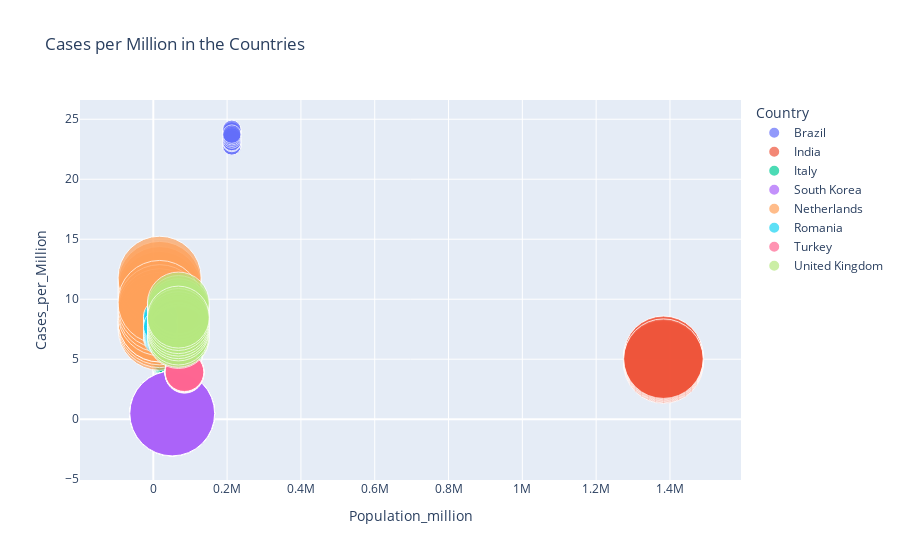

The cell this chart's notebook holds for it:
### Markdown cell above
Impact of Population per Million/Pop.Density on the number of cases

### Code cell
fig = px.scatter(
    data_frame=covid_countries_dapt, 
    x="Population_million", 
    y="Cases_per_Million", 
    size="Density(P/Km²)", 
    color="Country",
    hover_name="Country",
    size_max=60,
    title = "Cases per Million in the Countries"    
)
fig.show()
plt.savefig('Density Vs Cases')

### Figure 1 — Plotly figure (JSON) as saved in the notebook; plotly's stock layout.template omitted (floating-point values rounded to 4 significant figures)
{"data": [{"hovertemplate": "<b>%{hovertext}</b><br><br>Country=Brazil<br>Population_million=%{x}<br>Cases_per_Million=%{y}<br>Density(P/Km²)=%{marker.size}<extra></extra>", "hovertext": ["Brazil", "Brazil", "Brazil", "Brazil", "Brazil", "Brazil", "Brazil", "Brazil", "Brazil", "Brazil", "Brazil", "Brazil", "Brazil", "Brazil"], "legendgroup": "Brazil", "marker": {"color": "#636efa", "size": [25, 25, 25, 25, 25, 25, 25, 25, 25, 25, 25, 25, 25, 25], "sizemode": "area", "sizeref": 0.1464, "symbol": "circle"}, "mode": "markers", "name": "Brazil", "orientation": "v", "showlegend": true, "type": "scatter", "x": [212800.0, 212800.0, 212800.0, 212800.0, 212800.0, 212800.0, 212800.0, 212800.0, 212800.0, 212800.0, 212800.0, 212800.0, 212800.0, 212800.0], "xaxis": "x", "y": [22.78, 23.88, 23.94, 23.98, 24.03, 24.16, 22.78, 23.06, 23.1, 23.15, 23.35, 23.5, 23.63, 23.76], "yaxis": "y"}, {"hovertemplate": "<b>%{hovertext}</b><br><br>Country=India<br>Population_million=%{x}<br>Cases_per_Million=%{y}<br>Density(P/Km²)=%{marker.size}<extra></extra>", "hovertext": ["India", "India", "India", "India", "India", "India", "India", "India", "India", "India", "India", "India", "India", "India"], "legendgroup": "India", "marker": {"color": "#EF553B", "size": [464, 464, 464, 464, 464, 464, 464, 464, 464, 464, 464, 464, 464, 464], "sizemode": "area", "sizeref": 0.1464, "symbol": "circle"}, "mode": "markers", "name": "India", "orientation": "v", "showlegend": true, "type": "scatter", "x": [1382000.0, 1382000.0, 1382000.0, 1382000.0, 1382000.0, 1382000.0, 1382000.0, 1382000.0, 1382000.0, 1382000.0, 1382000.0, 1382000.0, 1382000.0, 1382000.0], "xaxis": "x", "y": [4.63, 5.1, 5.15, 5.19, 5.24, 5.29, 4.68, 4.74, 4.79, 4.84, 4.89, 4.94, 5, 5.05], "yaxis": "y"}, {"hovertemplate": "<b>%{hovertext}</b><br><br>Country=Italy<br>Population_million=%{x}<br>Cases_per_Million=%{y}<br>Density(P/Km²)=%{marker.size}<extra></extra>", "hovertext": ["Italy", "Italy", "Italy", "Italy", "Italy", "Italy", "Italy", "Italy", "Italy", "Italy", "Italy", "Italy", "Italy", "Italy"], "legendgroup": "Italy", "marker": {"color": "#00cc96", "size": [206, 206, 206, 206, 206, 206, 206, 206, 206, 206, 206, 206, 206, 206], "sizemode": "area", "sizeref": 0.1464, "symbol": "circle"}, "mode": "markers", "name": "Italy", "orientation": "v", "showlegend": true, "type": "scatter", "x": [60450.0, 60450.0, 60450.0, 60450.0, 60450.0, 60450.0, 60450.0, 60450.0, 60450.0, 60450.0, 60450.0, 60450.0, 60450.0, 60450.0], "xaxis": "x", "y": [5.25, 5.78, 5.87, 5.95, 6.05, 6.17, 5.29, 5.34, 5.38, 5.42, 5.46, 5.52, 5.6, 5.69], "yaxis": "y"}, {"hovertemplate": "<b>%{hovertext}</b><br><br>Country=South Korea<br>Population_million=%{x}<br>Cases_per_Million=%{y}<br>Density(P/Km²)=%{marker.size}<extra></extra>", "hovertext": ["South Korea", "South Korea", "South Korea", "South Korea", "South Korea", "South Korea", "South Korea", "South Korea", "South Korea", "South Korea", "South Korea", "South Korea", "South Korea", "South Korea"], "legendgroup": "South Korea", "marker": {"color": "#ab63fa", "size": [527, 527, 527, 527, 527, 527, 527, 527, 527, 527, 527, 527, 527, 527], "sizemode": "area", "sizeref": 0.1464, "symbol": "circle"}, "mode": "markers", "name": "South Korea", "orientation": "v", "showlegend": true, "type": "scatter", "x": [51280.0, 51280.0, 51280.0, 51280.0, 51280.0, 51280.0, 51280.0, 51280.0, 51280.0, 51280.0, 51280.0, 51280.0, 51280.0, 51280.0], "xaxis": "x", "y": [0.47, 0.48, 0.48, 0.48, 0.49, 0.49, 0.47, 0.47, 0.47, 0.47, 0.47, 0.48, 0.48, 0.48], "yaxis": "y"}, {"hovertemplate": "<b>%{hovertext}</b><br><br>Country=Netherlands<br>Population_million=%{x}<br>Cases_per_Million=%{y}<br>Density(P/Km²)=%{marker.size}<extra></extra>", "hovertext": ["Netherlands", "Netherlands", "Netherlands", "Netherlands", "Netherlands", "Netherlands", "Netherlands", "Netherlands", "Netherlands", "Netherlands", "Netherlands", "Netherlands", "Netherlands", "Netherlands"], "legendgroup": "Netherlands", "marker": {"color": "#FFA15A", "size": [508, 508, 508, 508, 508, 508, 508, 508, 508, 508, 508, 508, 508, 508], "sizemode": "area", "sizeref": 0.1464, "symbol": "circle"}, "mode": "markers", "name": "Netherlands", "orientation": "v", "showlegend": true, "type": "scatter", "x": [17140.0, 17140.0, 17140.0, 17140.0, 17140.0, 17140.0, 17140.0, 17140.0, 17140.0, 17140.0, 17140.0, 17140.0, 17140.0, 17140.0], "xaxis": "x", "y": [7.54, 10.14, 10.52, 10.92, 11.35, 11.78, 7.77, 8, 8.24, 8.24, 8.77, 9.07, 9.41, 9.76], "yaxis": "y"}, {"hovertemplate": "<b>%{hovertext}</b><br><br>Country=Romania<br>Population_million=%{x}<br>Cases_per_Million=%{y}<br>Density(P/Km²)=%{marker.size}<extra></extra>", "hovertext": ["Romania", "Romania", "Romania", "Romania", "Romania", "Romania", "Romania", "Romania", "Romania", "Romania", "Romania", "Romania", "Romania", "Romania"], "legendgroup": "Romania", "marker": {"color": "#19d3f3", "size": [84, 84, 84, 84, 84, 84, 84, 84, 84, 84, 84, 84, 84, 84], "sizemode": "area", "sizeref": 0.1464, "symbol": "circle"}, "mode": "markers", "name": "Romania", "orientation": "v", "showlegend": true, "type": "scatter", "x": [19210.0, 19210.0, 19210.0, 19210.0, 19210.0, 19210.0, 19210.0, 19210.0, 19210.0, 19210.0, 19210.0, 19210.0, 19210.0, 19210.0], "xaxis": "x", "y": [6.75, 7.93, 8.08, 8.19, 8.35, 8.56, 6.87, 6.98, 7.07, 7.16, 7.27, 7.42, 7.58, 7.75], "yaxis": "y"}, {"hovertemplate": "<b>%{hovertext}</b><br><br>Country=Turkey<br>Population_million=%{x}<br>Cases_per_Million=%{y}<br>Density(P/Km²)=%{marker.size}<extra></extra>", "hovertext": ["Turkey", "Turkey", "Turkey", "Turkey", "Turkey", "Turkey", "Turkey", "Turkey", "Turkey", "Turkey", "Turkey", "Turkey", "Turkey", "Turkey"], "legendgroup": "Turkey", "marker": {"color": "#FF6692", "size": [110, 110, 110, 110, 110, 110, 110, 110, 110, 110, 110, 110, 110, 110], "sizemode": "area", "sizeref": 0.1464, "symbol": "circle"}, "mode": "markers", "name": "Turkey", "orientation": "v", "showlegend": true, "type": "scatter", "x": [84500.0, 84500.0, 84500.0, 84500.0, 84500.0, 84500.0, 84500.0, 84500.0, 84500.0, 84500.0, 84500.0, 84500.0, 84500.0, 84500.0], "xaxis": "x", "y": [3.79, 3.95, 3.97, 3.99, 4.01, 4.03, 3.81, 3.82, 3.84, 3.86, 3.88, 3.9, 3.91, 3.93], "yaxis": "y"}, {"hovertemplate": "<b>%{hovertext}</b><br><br>Country=United Kingdom<br>Population_million=%{x}<br>Cases_per_Million=%{y}<br>Density(P/Km²)=%{marker.size}<extra></extra>", "hovertext": ["United Kingdom", "United Kingdom", "United Kingdom", "United Kingdom", "United Kingdom", "United Kingdom", "United Kingdom", "United Kingdom", "United Kingdom", "United Kingdom", "United Kingdom", "United Kingdom", "United Kingdom", "United Kingdom"], "legendgroup": "United Kingdom", "marker": {"color": "#B6E880", "size": [281, 281, 281, 281, 281, 281, 281, 281, 281, 281, 281, 281, 281, 281], "sizemode": "area", "sizeref": 0.1464, "symbol": "circle"}, "mode": "markers", "name": "United Kingdom", "orientation": "v", "showlegend": true, "type": "scatter", "x": [67950.0, 67950.0, 67950.0, 67950.0, 67950.0, 67950.0, 67950.0, 67950.0, 67950.0, 67950.0, 67950.0, 67950.0, 67950.0, 67950.0], "xaxis": "x", "y": [6.81, 8.74, 8.93, 9.13, 9.39, 9.68, 6.91, 7.1, 7.44, 7.63, 7.84, 8.05, 8.31, 8.51], "yaxis": "y"}], "layout": {"legend": {"itemsizing": "constant", "title": {"text": "Country"}, "tracegroupgap": 0}, "title": {"text": "Cases per Million in the Countries"}, "xaxis": {"anchor": "y", "domain": [0, 1], "title": {"text": "Population_million"}}, "yaxis": {"anchor": "x", "domain": [0, 1], "title": {"text": "Cases_per_Million"}}}}
